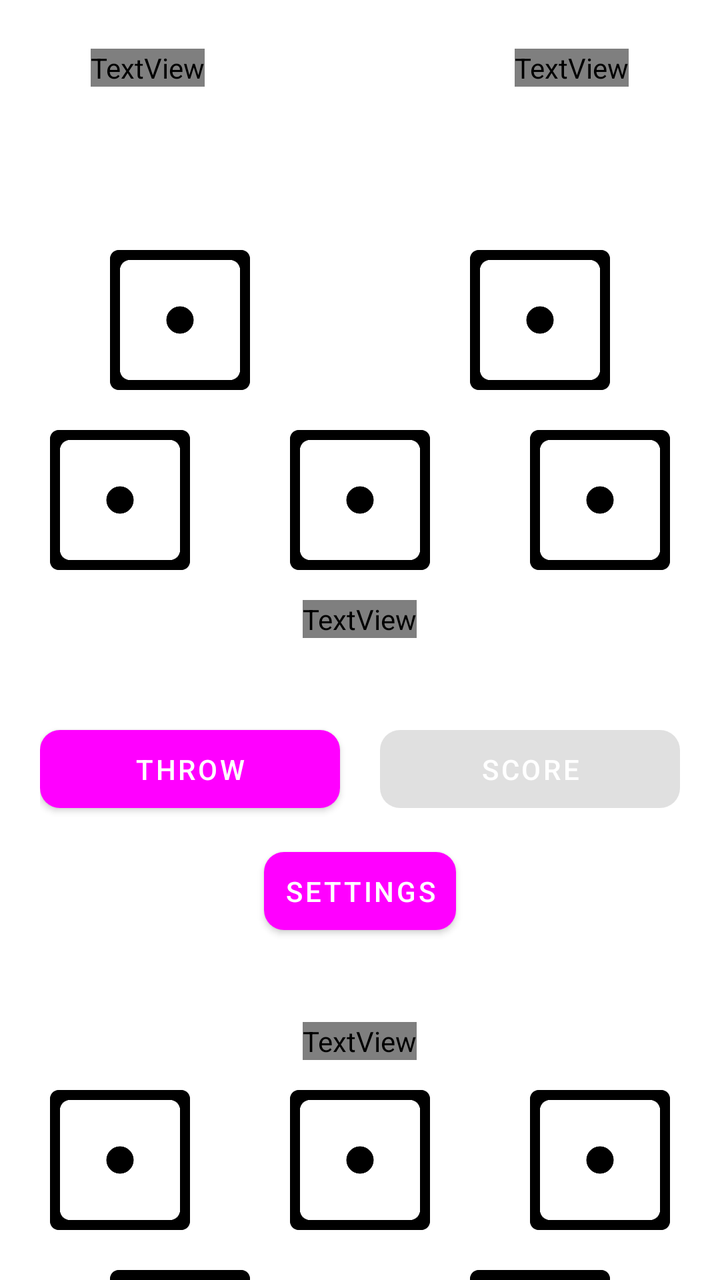
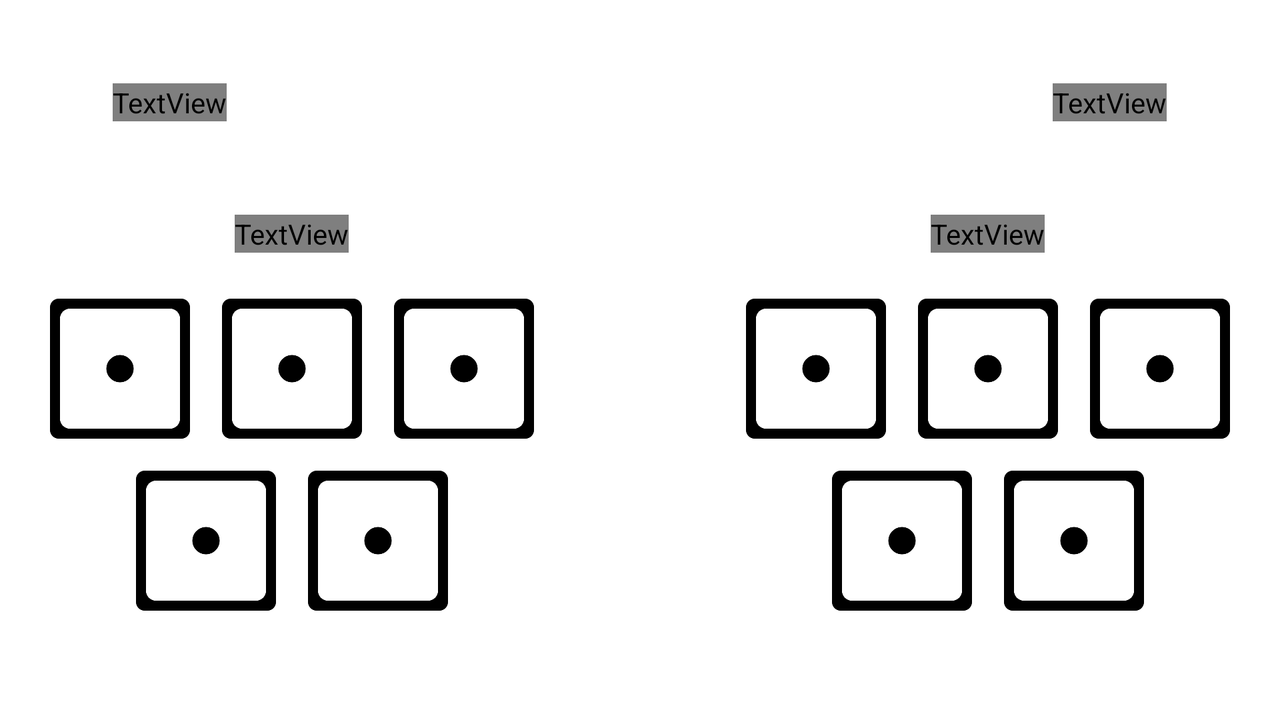

Compare how this app lays out the same screen by default and in its alternative resource folder. The renders come first, then the two layout files and the values they reference.
<!-- AndroidManifest.xml: application theme Theme.DiceRoller -->
<!-- res/layout/activity_game.xml -->
<?xml version="1.0" encoding="utf-8"?>
<LinearLayout xmlns:android="http://schemas.android.com/apk/res/android"
    xmlns:app="http://schemas.android.com/apk/res-auto"
    xmlns:tools="http://schemas.android.com/tools"
    android:layout_width="match_parent"
    android:layout_height="match_parent"
    android:gravity="center"
    android:orientation="vertical"
    android:background="@color/background"
    tools:ignore="UsingOnClickInXml"
    tools:context=".GameActivity">

    <LinearLayout
        android:layout_width="match_parent"
        android:layout_height="wrap_content"
        android:layout_marginStart="20dp"
        android:layout_marginEnd="20dp"
        android:orientation="horizontal">

        <LinearLayout
            android:layout_width="wrap_content"
            android:layout_height="wrap_content"
            android:gravity="center_horizontal"
            android:orientation="vertical">

            <LinearLayout
                android:layout_width="wrap_content"
                android:layout_height="wrap_content"
                android:orientation="horizontal">

                <TextView
                    android:id="@+id/textView7"
                    android:layout_width="wrap_content"
                    android:layout_height="wrap_content"
                    android:text="H : "
                    android:textColor="@color/white"
                    android:textSize="18sp" />

                <TextView
                    android:id="@+id/lblHumanWins"
                    android:layout_width="wrap_content"
                    android:layout_height="wrap_content"
                    android:text="@string/zero"
                    android:textColor="@color/white"
                    android:textSize="18sp"
                    android:textStyle="bold" />

                <TextView
                    android:id="@+id/textView5"
                    android:layout_width="wrap_content"
                    android:layout_height="wrap_content"
                    android:text=" / C : "
                    android:textColor="@color/white"
                    android:textSize="18sp" />

                <TextView
                    android:id="@+id/lblComputerWins"
                    android:layout_width="wrap_content"
                    android:layout_height="wrap_content"
                    android:text="@string/zero"
                    android:textColor="@color/white"
                    android:textSize="18sp"
                    android:textStyle="bold" />
            </LinearLayout>

            <TextView
                android:id="@+id/textView"
                android:layout_width="wrap_content"
                android:layout_height="wrap_content"
                android:textSize="14sp"
                android:textColor="@color/text_transparent"
                android:text="@string/rounds_won" />

        </LinearLayout>

        <View
            android:layout_width="0dp"
            android:layout_height="0dp"
            android:layout_weight="1"
            />

        <LinearLayout
            android:layout_width="wrap_content"
            android:layout_height="wrap_content"
            android:gravity="center_horizontal"
            android:orientation="vertical">

            <LinearLayout
                android:layout_width="wrap_content"
                android:layout_height="wrap_content"
                android:orientation="horizontal">

                <TextView
                    android:id="@+id/textView8"
                    android:layout_width="wrap_content"
                    android:layout_height="wrap_content"
                    android:text="H : "
                    android:textColor="@color/white"
                    android:textSize="18sp" />

                <TextView
                    android:id="@+id/lblHumScore"
                    android:layout_width="wrap_content"
                    android:layout_height="wrap_content"
                    android:text="@string/zero"
                    android:textColor="@color/white"
                    android:textSize="18sp"
                    android:textStyle="bold" />

                <TextView
                    android:id="@+id/textView9"
                    android:layout_width="wrap_content"
                    android:layout_height="wrap_content"
                    android:text=" / C : "
                    android:textColor="@color/white"
                    android:textSize="18sp" />

                <TextView
                    android:id="@+id/lblCompScore"
                    android:layout_width="wrap_content"
                    android:layout_height="wrap_content"
                    android:text="@string/zero"
                    android:textColor="@color/white"
                    android:textSize="18sp"
                    android:textStyle="bold" />
            </LinearLayout>

            <TextView
                android:id="@+id/textView11"
                android:layout_width="wrap_content"
                android:layout_height="wrap_content"
                android:textSize="14sp"
                android:textColor="@color/text_transparent"
                android:text="@string/current_score" />

        </LinearLayout>
    </LinearLayout>


    <LinearLayout
        android:layout_width="wrap_content"
        android:layout_height="wrap_content"
        android:background="@drawable/rounded_secondary"
        android:layout_margin="20dp"
        android:padding="10dp"
        android:orientation="horizontal">

        <TextView
            android:layout_width="wrap_content"
            android:layout_height="wrap_content"
            android:textColor="@color/white"
            android:textStyle="bold"
            android:textSize="16sp"
            android:text="@string/round" />

        <TextView
            android:id="@+id/lblRound"
            android:layout_width="wrap_content"
            android:layout_height="wrap_content"
            android:textColor="@color/white"
            android:textStyle="bold"
            android:layout_marginStart="5dp"
            android:textSize="16sp"
            android:text="@string/_1" />
    </LinearLayout>

    <LinearLayout
        android:layout_width="match_parent"
        android:layout_height="wrap_content"
        android:orientation="horizontal">

        <ImageView
            android:id="@+id/humDie1"
            android:layout_width="70dp"
            android:layout_height="70dp"
            android:layout_weight="1"
            android:contentDescription="@string/die1"
            android:onClick="toggleSelected"
            tools:ignore="DuplicateSpeakableTextCheck"
            tools:srcCompat="@drawable/die1" />

        <ImageView
            android:id="@+id/humDie2"
            android:layout_width="70dp"
            android:layout_height="70dp"
            android:layout_weight="1"
            android:contentDescription="@string/die2"
            android:onClick="toggleSelected"
            tools:ignore="DuplicateSpeakableTextCheck"
            tools:srcCompat="@drawable/die1" />
    </LinearLayout>

    <LinearLayout
        android:layout_width="match_parent"
        android:layout_height="wrap_content"
        android:layout_marginTop="20dp"
        android:orientation="horizontal">

        <ImageView
            android:id="@+id/humDie3"
            android:layout_width="70dp"
            android:layout_height="70dp"
            android:layout_weight="1"
            android:contentDescription="@string/die3"
            android:onClick="toggleSelected"
            tools:ignore="DuplicateSpeakableTextCheck"
            tools:srcCompat="@drawable/die1" />

        <ImageView
            android:id="@+id/humDie4"
            android:layout_width="70dp"
            android:layout_height="70dp"
            android:layout_weight="1"
            android:contentDescription="@string/die4"
            android:onClick="toggleSelected"
            tools:ignore="DuplicateSpeakableTextCheck"
            tools:srcCompat="@drawable/die1" />

        <ImageView
            android:id="@+id/humDie5"
            android:layout_width="70dp"
            android:layout_height="70dp"
            android:layout_weight="1"
            android:contentDescription="@string/die5"
            android:onClick="toggleSelected"
            tools:ignore="DuplicateSpeakableTextCheck"
            tools:srcCompat="@drawable/die1" />
    </LinearLayout>

    <TextView
        android:id="@+id/textView12"
        android:layout_width="wrap_content"
        android:layout_height="wrap_content"
        android:layout_margin="15dp"
        android:text="@string/player"
        android:textColor="@color/text_transparent"
        android:textSize="20sp" />

    <View
        android:id="@+id/divider"
        android:layout_width="match_parent"
        android:layout_height="5dp"
        android:layout_marginLeft="20dp"
        android:layout_marginRight="20dp"
        android:background="@color/secondary" />

    <LinearLayout
        android:layout_width="match_parent"
        android:layout_height="wrap_content"
        android:layout_marginLeft="20dp"
        android:layout_marginRight="20dp"
        android:layout_marginTop="20dp"
        android:orientation="horizontal">

        <Button
            android:id="@+id/btnThrow"
            android:layout_width="wrap_content"
            android:layout_height="wrap_content"
            android:layout_weight="1"
            android:onClick="throwDice"
            android:padding="10dp"
            android:text="@string/throwText"
            android:textColor="@color/white"
            app:cornerRadius="10dp"
            app:rippleColor="@color/secondary"
            tools:ignore="ButtonStyle" />

        <Button
            android:id="@+id/btnScore"
            android:layout_width="wrap_content"
            android:layout_height="wrap_content"
            android:layout_marginStart="20dp"
            android:layout_weight="1"
            android:enabled="false"
            android:onClick="onScoreButtonPressed"
            android:padding="10dp"
            android:text="@string/score"
            android:textColor="@color/white"
            app:cornerRadius="10dp"
            app:rippleColor="@color/secondary"
            tools:ignore="ButtonStyle" />

    </LinearLayout>

    <Button
        android:id="@+id/btnSettings"
        android:layout_width="wrap_content"
        android:layout_height="wrap_content"
        android:layout_marginTop="10dp"
        android:layout_marginBottom="20dp"
        android:onClick="showSettingsDialog"
        android:padding="10dp"
        android:text="@string/settings"
        android:textColor="@color/white"
        app:cornerRadius="10dp"
        app:rippleColor="@color/secondary" />

    <View
        android:id="@+id/divider2"
        android:layout_width="match_parent"
        android:layout_height="5dp"
        android:layout_marginLeft="20dp"
        android:layout_marginRight="20dp"
        android:background="@color/secondary" />

    <TextView
        android:id="@+id/textView13"
        android:layout_width="wrap_content"
        android:layout_height="wrap_content"
        android:layout_margin="15dp"
        android:text="@string/computer"
        android:textColor="@color/text_transparent"
        android:textSize="20sp" />

    <LinearLayout
        android:layout_width="match_parent"
        android:layout_height="wrap_content"
        android:orientation="horizontal">

        <ImageView
            android:id="@+id/compDie1"
            android:layout_width="70dp"
            android:layout_height="70dp"
            android:layout_weight="1"
            tools:srcCompat="@drawable/die1"
            android:contentDescription="@string/die1" />

        <ImageView
            android:id="@+id/compDie2"
            android:layout_width="70dp"
            android:layout_height="70dp"
            android:layout_weight="1"
            tools:srcCompat="@drawable/die1"
            android:contentDescription="@string/die2" />

        <ImageView
            android:id="@+id/compDie3"
            android:layout_width="70dp"
            android:layout_height="70dp"
            android:layout_weight="1"
            tools:srcCompat="@drawable/die1"
            android:contentDescription="@string/die3" />
    </LinearLayout>

    <LinearLayout
        android:layout_width="match_parent"
        android:layout_height="wrap_content"
        android:layout_marginTop="20dp"
        android:orientation="horizontal">

        <ImageView
            android:id="@+id/compDie4"
            android:layout_width="70dp"
            android:layout_height="70dp"
            android:layout_weight="1"
            tools:srcCompat="@drawable/die1"
            android:contentDescription="@string/die4" />

        <ImageView
            android:id="@+id/compDie5"
            android:layout_width="70dp"
            android:layout_height="70dp"
            android:layout_weight="1"
            tools:srcCompat="@drawable/die1"
            android:contentDescription="@string/die5" />
    </LinearLayout>

</LinearLayout>
<!-- resources referenced by this layout -->
<resources>
  <color name="white">#FFFFFFFF</color>
  <!-- drawable die1: png bitmap (drawable, 11979 bytes) -->
  <!-- drawable rounded_secondary (drawable) -->
  <?xml version="1.0" encoding="UTF-8"?>
  <shape xmlns:android="http://schemas.android.com/apk/res/android">
      <solid android:color="@color/secondary"/>
      <corners android:radius="10dp"/>
  </shape>
  <string name="_1">1</string>
  <string name="computer">Computer</string>
  <string name="current_score">Current Score</string>
  <string name="die1">die1</string>
  <string name="die2">die2</string>
  <string name="die3">die3</string>
  <string name="die4">die4</string>
  <string name="die5">die5</string>
  <string name="player">Player</string>
  <string name="round">Round</string>
  <string name="rounds_won">Rounds Won</string>
  <string name="score">Score</string>
  <string name="settings">Settings</string>
  <string name="throwText">Throw</string>
  <string name="zero">00</string>
  <style name="Theme.DiceRoller" parent="Theme.MaterialComponents.DayNight.NoActionBar">
          
          <item name="colorPrimary">@color/primary</item>
          <item name="colorPrimaryVariant">@color/purple_700</item>
          <item name="colorOnPrimary">@color/white</item>
          
          <item name="colorSecondary">@color/secondary</item>
          <item name="colorSecondaryVariant">@color/teal_700</item>
          <item name="colorOnSecondary">@color/black</item>
          
          <item name="android:statusBarColor">@color/background</item>
          
      </style>
  <color name="purple_700">#FF3700B3</color>
  <color name="teal_700">#FF018786</color>
  <color name="black">#FF000000</color>
</resources>
<!-- res/layout-land/activity_game.xml (the repository's variant of the layout above) -->
<!-- drawn on the phone turned sideways -->
<?xml version="1.0" encoding="utf-8"?>
<LinearLayout xmlns:android="http://schemas.android.com/apk/res/android"
    xmlns:app="http://schemas.android.com/apk/res-auto"
    xmlns:tools="http://schemas.android.com/tools"
    android:layout_width="match_parent"
    android:layout_height="match_parent"
    android:gravity="center_horizontal"
    android:orientation="vertical"
    android:background="@color/background"
    tools:ignore="UsingOnClickInXml"
    tools:context=".GameActivity">

    <LinearLayout
        android:layout_width="match_parent"
        android:layout_height="wrap_content"
        android:layout_marginHorizontal="20dp"
        android:layout_marginVertical="20dp"
        android:gravity="center"
        android:orientation="horizontal">

        <LinearLayout
            android:layout_width="130dp"
            android:layout_height="wrap_content"
            android:gravity="center_horizontal"
            android:orientation="vertical">

            <LinearLayout
                android:layout_width="wrap_content"
                android:layout_height="wrap_content"
                android:orientation="horizontal">

                <TextView
                    android:id="@+id/textView7"
                    android:layout_width="wrap_content"
                    android:layout_height="wrap_content"
                    android:text="H : "
                    android:textColor="@color/white"
                    android:textSize="16sp" />

                <TextView
                    android:id="@+id/lblHumanWins"
                    android:layout_width="wrap_content"
                    android:layout_height="wrap_content"
                    android:text="@string/zero"
                    android:textColor="@color/white"
                    android:textSize="16sp"
                    android:textStyle="bold" />

                <TextView
                    android:id="@+id/textView5"
                    android:layout_width="wrap_content"
                    android:layout_height="wrap_content"
                    android:text=" / C : "
                    android:textColor="@color/white"
                    android:textSize="16sp" />

                <TextView
                    android:id="@+id/lblComputerWins"
                    android:layout_width="wrap_content"
                    android:layout_height="wrap_content"
                    android:text="@string/zero"
                    android:textColor="@color/white"
                    android:textSize="16sp"
                    android:textStyle="bold" />
            </LinearLayout>

            <TextView
                android:id="@+id/textView"
                android:layout_width="wrap_content"
                android:layout_height="wrap_content"
                android:textSize="12sp"
                android:textColor="@color/text_transparent"
                android:text="@string/rounds_won" />

        </LinearLayout>
        <View
            android:layout_width="0dp"
            android:layout_height="0dp"
            android:layout_weight="1"
            />
        <LinearLayout
            android:layout_width="wrap_content"
            android:layout_height="wrap_content"
            android:background="@drawable/rounded_secondary"
            android:padding="10dp"
            android:orientation="horizontal">

            <TextView
                android:layout_width="wrap_content"
                android:layout_height="wrap_content"
                android:textColor="@color/white"
                android:textStyle="bold"
                android:textSize="14sp"
                android:text="@string/round" />

            <TextView
                android:id="@+id/lblRound"
                android:layout_width="wrap_content"
                android:layout_height="wrap_content"
                android:textColor="@color/white"
                android:textStyle="bold"
                android:layout_marginStart="5dp"
                android:textSize="14sp"
                android:text="@string/_1" />
        </LinearLayout>
        <View
            android:layout_width="0dp"
            android:layout_height="0dp"
            android:layout_weight="1"
            />
        <LinearLayout
            android:layout_width="130dp"
            android:layout_height="wrap_content"
            android:gravity="center_horizontal"
            android:orientation="vertical">

            <LinearLayout
                android:layout_width="wrap_content"
                android:layout_height="wrap_content"
                android:orientation="horizontal">

                <TextView
                    android:id="@+id/textView8"
                    android:layout_width="wrap_content"
                    android:layout_height="wrap_content"
                    android:text="H : "
                    android:textColor="@color/white"
                    android:textSize="16sp" />

                <TextView
                    android:id="@+id/lblHumScore"
                    android:layout_width="wrap_content"
                    android:layout_height="wrap_content"
                    android:text="@string/zero"
                    android:textColor="@color/white"
                    android:textSize="16sp"
                    android:textStyle="bold" />

                <TextView
                    android:id="@+id/textView9"
                    android:layout_width="wrap_content"
                    android:layout_height="wrap_content"
                    android:text=" / C : "
                    android:textColor="@color/white"
                    android:textSize="16sp" />

                <TextView
                    android:id="@+id/lblCompScore"
                    android:layout_width="wrap_content"
                    android:layout_height="wrap_content"
                    android:text="@string/zero"
                    android:textColor="@color/white"
                    android:textSize="16sp"
                    android:textStyle="bold" />
            </LinearLayout>

            <TextView
                android:id="@+id/textView11"
                android:layout_width="wrap_content"
                android:layout_height="wrap_content"
                android:textSize="12sp"
                android:textColor="@color/text_transparent"
                android:text="@string/current_score" />

        </LinearLayout>
    </LinearLayout>
    <LinearLayout
        android:layout_width="match_parent"
        android:layout_height="wrap_content"
        android:gravity="center"
        android:orientation="horizontal"
        android:layout_marginBottom="20dp"
        android:layout_marginHorizontal="20dp"
        >
        <LinearLayout
            android:layout_width="wrap_content"
            android:layout_height="wrap_content"
            android:orientation="vertical"
            android:gravity="center"
            >

            <TextView
                android:id="@+id/textView12"
                android:layout_width="wrap_content"
                android:layout_height="wrap_content"
                android:text="@string/player"
                android:textColor="@color/text_transparent"
                android:textSize="18sp"
                android:layout_marginBottom="15dp"/>

            <LinearLayout
                android:layout_width="wrap_content"
                android:layout_height="wrap_content"
                android:orientation="horizontal">

                <ImageView
                    android:layout_margin="8dp"
                    android:id="@+id/humDie1"
                    android:layout_width="70dp"
                    android:layout_height="70dp"
                    android:layout_weight="1"
                    android:contentDescription="@string/die1"
                    android:onClick="toggleSelected"
                    tools:ignore="DuplicateSpeakableTextCheck"
                    tools:srcCompat="@drawable/die1" />

                <ImageView
                    android:layout_margin="8dp"
                    android:id="@+id/humDie2"
                    android:layout_width="70dp"
                    android:layout_height="70dp"
                    android:layout_weight="1"
                    android:contentDescription="@string/die2"
                    android:onClick="toggleSelected"
                    tools:ignore="DuplicateSpeakableTextCheck"
                    tools:srcCompat="@drawable/die1" />

                <ImageView
                    android:layout_margin="8dp"
                    android:id="@+id/humDie3"
                    android:layout_width="70dp"
                    android:layout_height="70dp"
                    android:layout_weight="1"
                    android:contentDescription="@string/die3"
                    android:onClick="toggleSelected"
                    tools:ignore="DuplicateSpeakableTextCheck"
                    tools:srcCompat="@drawable/die1" />
            </LinearLayout>

            <LinearLayout
                android:layout_width="wrap_content"
                android:layout_height="wrap_content"
                android:orientation="horizontal">

                <ImageView
                    android:layout_margin="8dp"
                    android:id="@+id/humDie4"
                    android:layout_width="70dp"
                    android:layout_height="70dp"
                    android:layout_weight="1"
                    android:contentDescription="@string/die4"
                    android:onClick="toggleSelected"
                    tools:ignore="DuplicateSpeakableTextCheck"
                    tools:srcCompat="@drawable/die1" />

                <ImageView
                    android:layout_margin="8dp"
                    android:id="@+id/humDie5"
                    android:layout_width="70dp"
                    android:layout_height="70dp"
                    android:layout_weight="1"
                    android:contentDescription="@string/die5"
                    android:onClick="toggleSelected"
                    tools:ignore="DuplicateSpeakableTextCheck"
                    tools:srcCompat="@drawable/die1" />
            </LinearLayout>

        </LinearLayout>

        <View
            android:id="@+id/divider"
            android:layout_width="5dp"
            android:layout_height="wrap_content"
            android:layout_marginHorizontal="20dp"
            android:background="@color/secondary"
             />

        <LinearLayout
            android:layout_width="0dp"
            android:layout_height="wrap_content"
            android:layout_weight="1"
            android:orientation="vertical">

            <Button
                android:id="@+id/btnThrow"
                android:layout_width="match_parent"
                android:layout_height="wrap_content"
                android:onClick="onThrowButtonPressed"
                android:padding="13dp"
                android:text="@string/throwText"
                android:textColor="@color/white"
                app:rippleColor="@color/secondary"
                tools:ignore="ButtonStyle" />

            <Button
                android:id="@+id/btnScore"
                android:layout_width="match_parent"
                android:layout_height="wrap_content"
                android:enabled="false"
                android:onClick="onScoreButtonPressed"
                android:padding="13dp"
                android:text="@string/score"
                android:textColor="@color/white"
                app:rippleColor="@color/secondary"
                tools:ignore="ButtonStyle" />

            <Button
                android:id="@+id/btnSettings"
                android:layout_width="match_parent"
                android:layout_height="wrap_content"
                android:onClick="onSettingButtonPressed"
                android:padding="13dp"
                android:text="@string/settings"
                android:textColor="@color/white"
                app:rippleColor="@color/secondary" />
        </LinearLayout>

        <View
            android:id="@+id/divider2"
            android:layout_width="5dp"
            android:layout_height="wrap_content"
            android:layout_marginHorizontal="20dp"
            android:background="@color/secondary" />

        <LinearLayout
            android:layout_width="wrap_content"
            android:layout_height="wrap_content"
            android:gravity="center"
            android:orientation="vertical">
            <TextView
                android:id="@+id/textView13"
                android:layout_width="wrap_content"
                android:layout_height="wrap_content"
                android:text="@string/computer"
                android:textColor="@color/text_transparent"
                android:textSize="18sp"
                android:layout_marginBottom="15dp"/>

            <LinearLayout
                android:layout_width="wrap_content"
                android:layout_height="wrap_content"
                android:orientation="horizontal">

                <ImageView
                    android:layout_margin="8dp"
                    android:id="@+id/compDie1"
                    android:layout_width="70dp"
                    android:layout_height="70dp"
                    android:layout_weight="1"
                    tools:srcCompat="@drawable/die1"
                    android:contentDescription="@string/die1" />

                <ImageView
                    android:layout_margin="8dp"
                    android:id="@+id/compDie2"
                    android:layout_width="70dp"
                    android:layout_height="70dp"
                    android:layout_weight="1"
                    tools:srcCompat="@drawable/die1"
                    android:contentDescription="@string/die2" />

                <ImageView
                    android:layout_margin="8dp"
                    android:id="@+id/compDie3"
                    android:layout_width="70dp"
                    android:layout_height="70dp"
                    android:layout_weight="1"
                    tools:srcCompat="@drawable/die1"
                    android:contentDescription="@string/die3" />
            </LinearLayout>

            <LinearLayout
                android:layout_width="wrap_content"
                android:layout_height="wrap_content"
                android:orientation="horizontal">

                <ImageView
                    android:layout_margin="8dp"
                    android:id="@+id/compDie4"
                    android:layout_width="70dp"
                    android:layout_height="70dp"
                    android:layout_weight="1"
                    tools:srcCompat="@drawable/die1"
                    android:contentDescription="@string/die4" />

                <ImageView
                    android:layout_margin="8dp"
                    android:id="@+id/compDie5"
                    android:layout_width="70dp"
                    android:layout_height="70dp"
                    android:layout_weight="1"
                    tools:srcCompat="@drawable/die1"
                    android:contentDescription="@string/die5" />
            </LinearLayout>
        </LinearLayout>


    </LinearLayout>
</LinearLayout>
